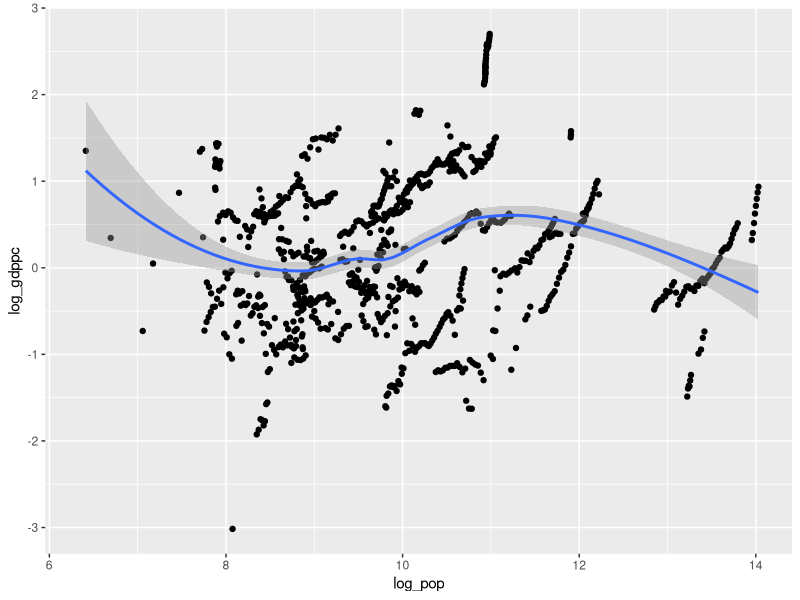
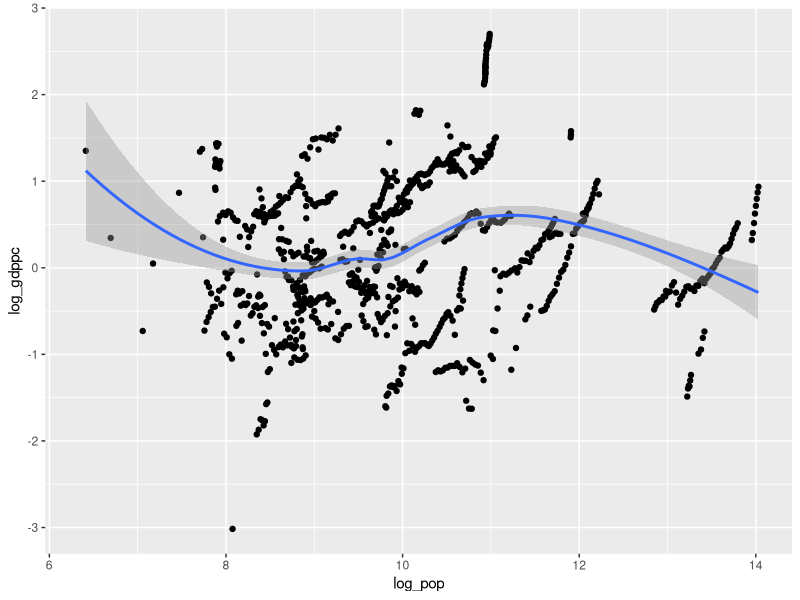
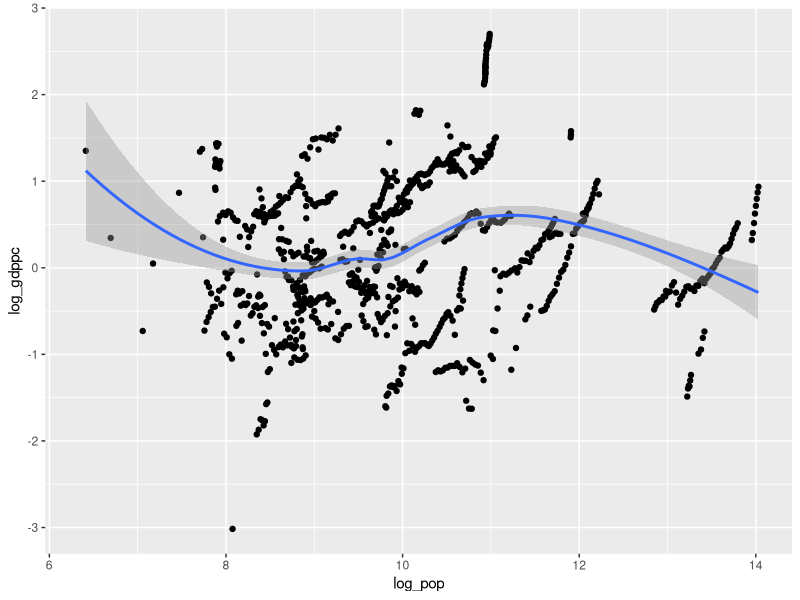

Generate these figures, in order, with R:
## ---- chunk 1
knitr::opts_chunk$set(echo = TRUE)

# You can quietly load in your data and packages in the setup chunk - don't forget this step, even if you've already loaded your data/packages in your regular RStudio session! 
cw <- read.csv("fearon03.csv")
library(dplyr)
library(ggplot2)
## ---- chunk 2
summary(cw$polity2)
## ---- chunk 3
library(dplyr)

cw <- read.csv("fearon03.csv")

war <- cw %>%
  filter(war == 1) #filter only countries at war

mean(war$gdppc, na.rm = T) #mean of the GDPpc of countries at war


## ---- chunk 4
cw_alt <- cw %>%
  filter(war == 1) %>%
  mutate(log_gdppc = log(gdppc),
         log_pop = log(pop))

mean(cw_alt$log_gdppc, na.rm = TRUE)

## ---- chunk 5
cw_alt <- cw %>%
  filter(war == 1) %>%
  mutate(log_gdppc = log(gdppc),
         log_pop = log(pop))

mean(cw_alt$log_gdppc, na.rm = TRUE)
## ---- chunk 6

#install.packages("ggplot2") #ggplot2 is a commonly used package for making plots
library(ggplot2)

## ---- chunk 7

#quick review of ggplot
cwplot <- ggplot(data = cw_alt, mapping = aes(log_pop, log_gdppc)) #set the mapping parameters for our plot


cwplot +
  geom_point() + #tell it how we want to plot the data - here we want a scatter plot
  geom_smooth() #we can add different plotting methods (with the same axes) to one plot - here we want a fitted curve

## ---- chunk 8

cwplot <- ggplot(data = cw_alt, mapping = aes(log_pop, log_gdppc))

cwplot +
  geom_point() + 
  geom_smooth()

## ---- chunk 9

cwplot <- ggplot(data = cw_alt, mapping = aes(log_pop, log_gdppc)) 

cwplot +
  geom_point() + 
  geom_smooth() 

## ---- chunk 10
library(dplyr)

cw <- read.csv("fearon03.csv")

war <- cw %>%
  filter(war == 1) #filter only countries at war

mean(war$gdppc, na.rm = T) #mean of the GDPpc of countries at war

## ---- chunk 11
library(dplyr)

cw <- read.csv("fearon03.csv")

war <- cw %>%
  filter(war == 1) #filter only countries at war

mean(war$gdppc, na.rm = T) #mean of the GDPpc of countries at war

## ---- chunk 12

n <- 10
print(1:n)

for(i in 1:n) {
  cat("i=", i, "\n") #print to the console \n is a line break
  the_cube <- i^3 #each time we assign a new value to the_square
  cat(i, "cubed is:", the_cube, "\n\n")
}

## ---- chunk 13
n <- 10
for(foo in 1:n) {
  cat("i=", foo, "\n") #\n is a line break
  cubed <- foo^3 #each time we assign a new value to squared
  cat(foo, "cubed is:", cubed, "\n\n")
}

## ---- chunk 14

all_countries <- unique(as.character(cw_alt$country)) #we want the country name not the factor level

first_last_year <- data.frame(matrix(NA,
                                     nrow =length(unique(all_countries)), #number of rows
                                     ncol = 3)) #number of columns

names(first_last_year) <- c("country", "first_year", "last_year") #set the names of the columns

## ---- chunk 15
for(i in 1:length(all_countries)) { 
  cat(all_countries[i], "\n") # see where we are in the process
  
  first_last_year$country[i] <- all_countries[i] #set the value for "country" in the new df
  
  one_country_only <- filter(cw_alt, country == all_countries[i]) #filter only the data associated with the country
  
  first_last_year$first_year[i] <- min(one_country_only$year) #set the value for the earliest year for the country
  first_last_year$last_year[i] <-  max(one_country_only$year) #set the value for the latest year for the country
}

head(first_last_year)
## ---- chunk 16

cw_1990 <- filter(cw,
             year == 1990)

all_regions <- unique(as.character(cw_1990$region)) #we want the country name not the factor level

min_max_population <- data.frame(matrix(NA,
                                        nrow =length(unique(all_regions)),
                                        ncol = 3))

names(min_max_population) <- c("region", "max_pop", "min_pop")


for(i in 1:length(all_regions)) { 
  cat(all_regions[i], "\n") # see where we are in the process
  
  min_max_population$region[i] <- all_regions[i]
  
  one_region_only <- filter(cw, region == all_regions[i])
  
  min_max_population$max_pop[i] <- max(one_region_only$pop, na.rm = T)
  min_max_population$min_pop[i] <-  min(one_region_only$pop, na.rm = T)
}

head(min_max_population)


